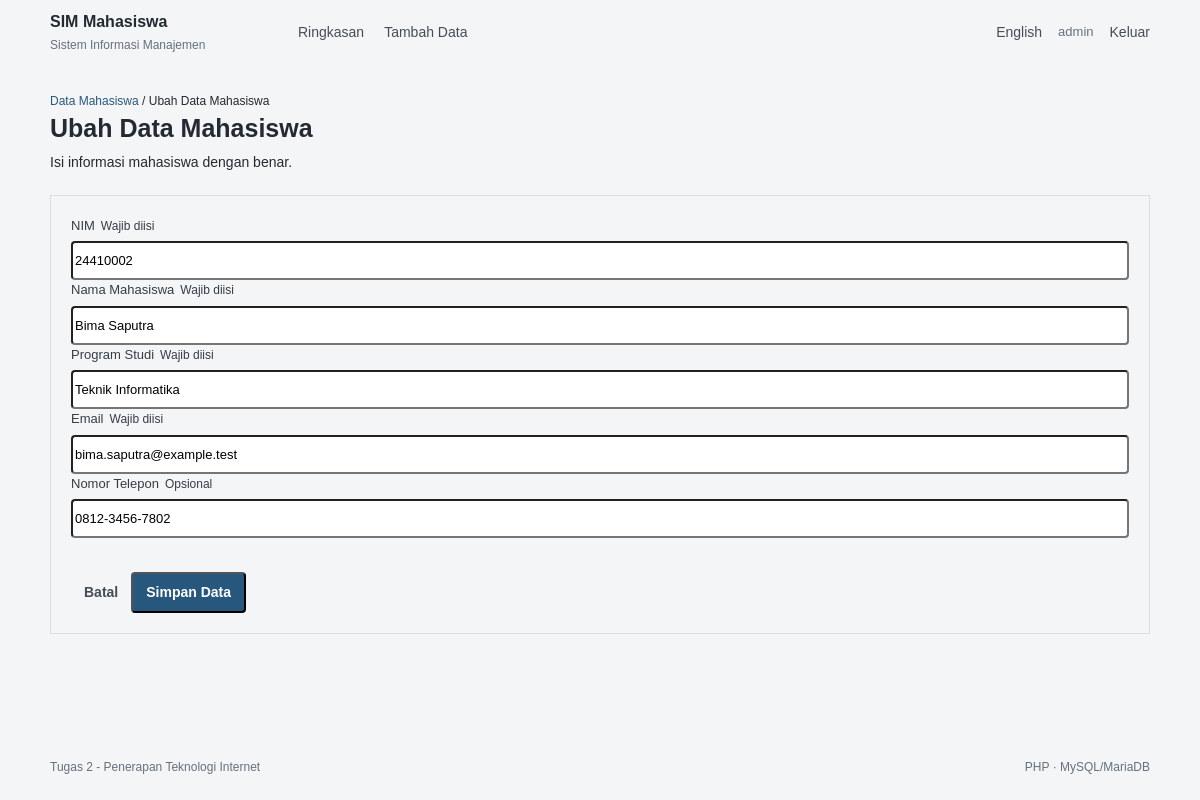
/student_form.php?id=2 (signed in), run on the app's committed database.
### tables this page shows
CREATE TABLE IF NOT EXISTS students (
  id BIGINT UNSIGNED NOT NULL AUTO_INCREMENT,
  nim VARCHAR(20) NOT NULL,
  nama VARCHAR(100) NOT NULL,
  program_studi VARCHAR(100) NOT NULL,
  email VARCHAR(150) NOT NULL,
  telepon VARCHAR(20) NOT NULL DEFAULT '',
  created_at TIMESTAMP NOT NULL DEFAULT CURRENT_TIMESTAMP,
  updated_at TIMESTAMP NOT NULL DEFAULT CURRENT_TIMESTAMP ON UPDATE CURRENT_TIMESTAMP,
  PRIMARY KEY (id),
  UNIQUE KEY uq_students_nim (nim),
  KEY idx_students_nama (nama),
  KEY idx_students_program (program_studi)
);

### config/app.php (called while the page is built, shortened)
<?php
function t(string $key): string
{
    global $translations;
    $language = $_SESSION['language'] ?? 'id';
    return $translations[$language][$key] ?? $translations['id'][$key] ?? $key;
}
function h(mixed $value): string
{
    return htmlspecialchars((string) $value, ENT_QUOTES | ENT_SUBSTITUTE, 'UTF-8');
}
function db(): PDO
{
    $host = getenv('DB_HOST') ?: '127.0.0.1';
    $port = getenv('DB_PORT') ?: '3306';
    $name = getenv('DB_NAME') ?: 'sim_mahasiswa';
    $user = getenv('DB_USER') ?: 'root';
    $password = getenv('DB_PASS');
    if ($password === false) {
        $password = '';
    }
    $dsn = "mysql:host={$host};port={$port};dbname={$name};charset=utf8mb4";
    $pdo = new PDO($dsn, $user, $password, [
        PDO::ATTR_ERRMODE => PDO::ERRMODE_EXCEPTION,
        PDO::ATTR_DEFAULT_FETCH_MODE => PDO::FETCH_ASSOC,
        PDO::ATTR_EMULATE_PREPARES => false,
    ]);
    return $pdo;
}

### public/student_form.php (the view, shortened to what this page needs)
<?php
require_once __DIR__ . '/../config/app.php';
$rawId = array_key_exists('id', $_POST) ? post_string('id') : ($_GET['id'] ?? null);
$id = $rawId === null ? null : filter_var($rawId, FILTER_VALIDATE_INT, ['options' => ['min_range' => 1]]);
$editing = $rawId !== null;
$values = ['nim' => '', 'nama' => '', 'program_studi' => '', 'email' => '', 'telepon' => ''];
$errors = [];
if (is_post()) {
    if (!csrf_is_valid($_POST['_csrf'] ?? null)) {
        $errors[] = t('csrf_error');
    }
    foreach ($values as $field => $_) {
        $values[$field] = trim(post_string($field));
    }
    if (!preg_match('/^[A-Za-z0-9._-]{5,20}$/D', $values['nim'])) {
        $errors[] = t('invalid_nim');
    }
    if ($values['nama'] === '' || strlen($values['nama']) > 100) {
        $errors[] = t('invalid_name');
    }
    if ($values['program_studi'] === '' || strlen($values['program_studi']) > 100) {
        $errors[] = t('invalid_program');
    }
    if (!filter_var($values['email'], FILTER_VALIDATE_EMAIL) || strlen($values['email']) > 150) {
        $errors[] = t('invalid_email');
    }
    if ($values['telepon'] !== '' && !preg_match('/^[0-9+()\-\s]{7,20}$/D', $values['telepon'])) {
        $errors[] = t('invalid_phone');
    }
    if ($errors === []) {
        try {
            $pdo = db();
            if ($editing && is_int($id)) {
                $statement = $pdo->prepare(
                    'UPDATE students SET nim=:nim, nama=:nama, program_studi=:program_studi, email=:email, telepon=:telepon WHERE id=:id'
                );
                $statement->execute($values + ['id' => $id]);
                if ($statement->rowCount() === 0) {
                    $exists = $pdo->prepare('SELECT id FROM students WHERE id=:id');
                    $exists->execute(['id' => $id]);
                    if (!$exists->fetch()) {
                        $errors[] = t('not_found');
                    }
                }
            } else {
                $statement = $pdo->prepare(
                    'INSERT INTO students (nim, nama, program_studi, email, telepon) VALUES (:nim, :nama, :program_studi, :email, :telepon)'
                );
                $statement->execute($values);
            }
            if ($errors === []) {
                set_flash('success', t('saved'));
                redirect('index.php');
            }
        } catch (PDOException $exception) {
            if ($exception->getCode() === '23000') {
                $errors[] = t('duplicate_nim');
            } else {
                $databaseReady = false;
                $errors[] = t('db_error');
            }
        }
    }
} elseif ($editing && is_int($id)) {
    try {
        $statement = db()->prepare('SELECT nim, nama, program_studi, email, telepon FROM students WHERE id=:id');
        $statement->execute(['id' => $id]);
        $record = $statement->fetch();
        if (!$record) {
            http_response_code(404);
            $errors[] = t('not_found');
        } else {
            $values = $record;
        }
    } catch (PDOException $exception) {
        $databaseReady = false;
        $errors[] = t('db_error');
    }
}
$pageTitle = t($editing ? 'form_edit_title' : 'form_new_title');
require __DIR__ . '/../includes/header.php';
?>
<section class="page-heading compact-heading">
  <div><p class="eyebrow"><a href="index.php"><?= h(t('dashboard')) ?></a> / <?= h($pageTitle) ?></p><h1><?= h($pageTitle) ?></h1><p class="muted"><?= h(t('form_hint')) ?></p></div>
</section>
<section class="panel form-panel">
  <form action="student_form.php<?= $editing && is_int($id) ? '?id=' . (int) $id : '' ?>" method="post" class="student-form">
    <div class="form-grid">
      <label><?= h(t('nim')) ?><span class="field-note"><?= h(t('required')) ?></span><input type="text" name="nim" value="<?= h($values['nim']) ?>" required maxlength="20" pattern="[A-Za-z0-9._-]{5,20}" autocomplete="off"></label>
      <label><?= h(t('name')) ?><span class="field-note"><?= h(t('required')) ?></span><input type="text" name="nama" value="<?= h($values['nama']) ?>" required maxlength="100" autocomplete="name"></label>
      <label><?= h(t('program')) ?><span class="field-note"><?= h(t('required')) ?></span><input type="text" name="program_studi" value="<?= h($values['program_studi']) ?>" required maxlength="100"></label>
      <label><?= h(t('email')) ?><span class="field-note"><?= h(t('required')) ?></span><input type="email" name="email" value="<?= h($values['email']) ?>" required maxlength="150" autocomplete="email"></label>
      <label><?= h(t('phone')) ?><span class="field-note"><?= h(t('optional')) ?></span><input type="tel" name="telepon" value="<?= h($values['telepon']) ?>" maxlength="20" autocomplete="tel"></label>
    </div>
    <div class="form-actions"><a class="button button-quiet" href="index.php"><?= h(t('cancel')) ?></a><button class="button button-primary" type="submit"><?= h(t('save')) ?></button></div>
  </form>
</section>
<?php require __DIR__ . '/../includes/footer.php'; ?>

### public/assets/app.css (style rules this page uses)
* { box-sizing: border-box; }
html { min-width: 320px; background: #f4f5f6; }
body { margin: 0; color: #242a31; background: #f4f5f6; font: 14px/1.5 Arial, Helvetica, sans-serif; }
a { color: #28577d; text-decoration: none; }
button, input { font: inherit; }
button { cursor: pointer; }
:root { --text:#242a31; --muted:#66717d; --border:#d9dee4; --page:#f4f5f6; --blue:#28577d; }
body { color:var(--text); background:var(--page); font-family:Arial,Helvetica,sans-serif; font-size:14px; }
.page-heading { align-items:center; margin:0 0 22px; }
.page-heading h1 { margin:0 0 4px; color:var(--text); font-size:25px; letter-spacing:0; }
.page-heading p { margin:0; }
.eyebrow { margin:0 0 5px; font-size:12px; letter-spacing:0; text-transform:none; }
.button { min-height:38px; padding:8px 13px; border-radius:4px; box-shadow:none; transition:none; }
.button-primary { background:var(--blue); box-shadow:none; }
.panel { border:1px solid var(--border); border-radius:0; box-shadow:none; }
.form-panel { padding:20px; border-radius:0; box-shadow:none; }
.form-grid { gap:16px 20px; }
.student-form label,.stack-form label { color:#353d45; font-size:13px; }
.student-form input,.stack-form input { height:39px; border-radius:4px; }
.field-note { font-size:12px; }
.form-actions { margin-top:20px; padding-top:14px; border-color:var(--border); }
.page-heading { display: flex; justify-content: space-between; align-items: center; gap: 18px; }
.button { display: inline-flex; align-items: center; justify-content: center; font-weight: 600; }
.button-primary { color: #fff; }
.button-quiet { color: #454d56; background: transparent; }
.student-form label, .stack-form label { display: block; }
.student-form .field-note, .stack-form .field-note { margin-left: 6px; }
.student-form input, .stack-form input { display: block; width: 100%; margin-top: 6px; }

### data on the page
students: nim "24410002", nama "Bima Saputra", program_studi "Teknik Informatika", email "bima.saputra@example.test", telepon "0812-3456-7802"

### other printed values
t('app_name') "SIM Mahasiswa"
t('app_tagline') "Sistem Informasi Manajemen"
t('nav_home') "Ringkasan"
t('nav_add') "Tambah Data"
t('switch_language') "English"
$_SESSION['username'] "admin"
t('logout') "Keluar"
t('dashboard') "Data Mahasiswa"
$pageTitle "Ubah Data Mahasiswa"
t('form_hint') "Isi informasi mahasiswa dengan benar."
t('nim') "NIM"
t('required') "Wajib diisi"
t('name') "Nama Mahasiswa"
t('program') "Program Studi"
t('email') "Email"
